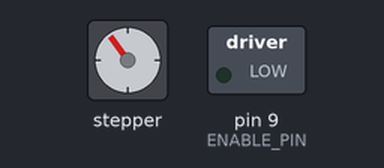
This sketch was run on a simulated Arduino Uno, built with avr-gcc and run on an emulated ATmega328P. Shown: stepper motor, switched loads named in the sketch (green lamp = pin HIGH). Stepper angles assume 200 steps per turn; what the sketch prints to the serial monitor is not drawn.

Above: at 0.05 s.
At 0.15 s:
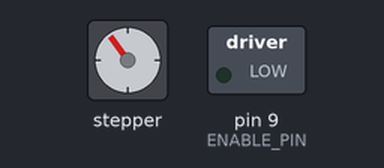
At 1.15 s:
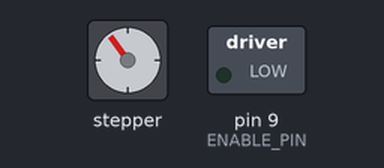
Timing chart, 0 to 3.0 s (numbered marks = the images above):
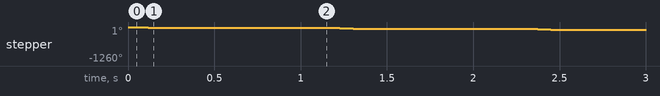

The sketch:

testforstepmotors.ino
```cpp
#include <AccelStepper.h>

// Define the pins connected to the driver
#define DIR_PIN 4
#define STEP_PIN 5
#define ENABLE_PIN 9

// Define the maximum speed and acceleration of the stepper motor
#define MAX_SPEED 10000
#define ACCELERATION 1500
// Define the number of steps needed to move the motor one revolution
#define STEPS_PER_REV 200

// Create a new AccelStepper object
AccelStepper stepper(AccelStepper::DRIVER, STEP_PIN, DIR_PIN);
float inputValue = -0.1;

void setup() {
  // Set the enable pin as an output
  pinMode(ENABLE_PIN, OUTPUT);

  // Enable the driver
  digitalWrite(ENABLE_PIN, LOW);

  // Set the maximum speed and acceleration of the stepper motor
  stepper.setMaxSpeed(MAX_SPEED);
  stepper.setAcceleration(ACCELERATION);

  // Start the Serial communication
  Serial.begin(9600);

  // Wait for Serial connection to be established
  while (!Serial) {
    delay(100);
  }

  // Prompt the user to enter the desired input value
  Serial.println("Enter the input value:");
}

void loop() {
  // Check if a new input value is available
  if (Serial.available() > 0) {
    // Read the input value from Serial
    inputValue = Serial.parseFloat();
    // Prompt the user to enter the next input value
    Serial.println("Enter the input value:");
  }

  stepper.move(inputValue * STEPS_PER_REV);

  // Wait for the motor to reach its destination
  while (stepper.distanceToGo() != 0) {
    stepper.run();
  }

  // Move the stepper motor 100 steps clockwise
  delay(1000);
}
```

Measured:
- by itself, stepper: turns 36° counter-clockwise in 0.15 s, repeating every 1.2 s
